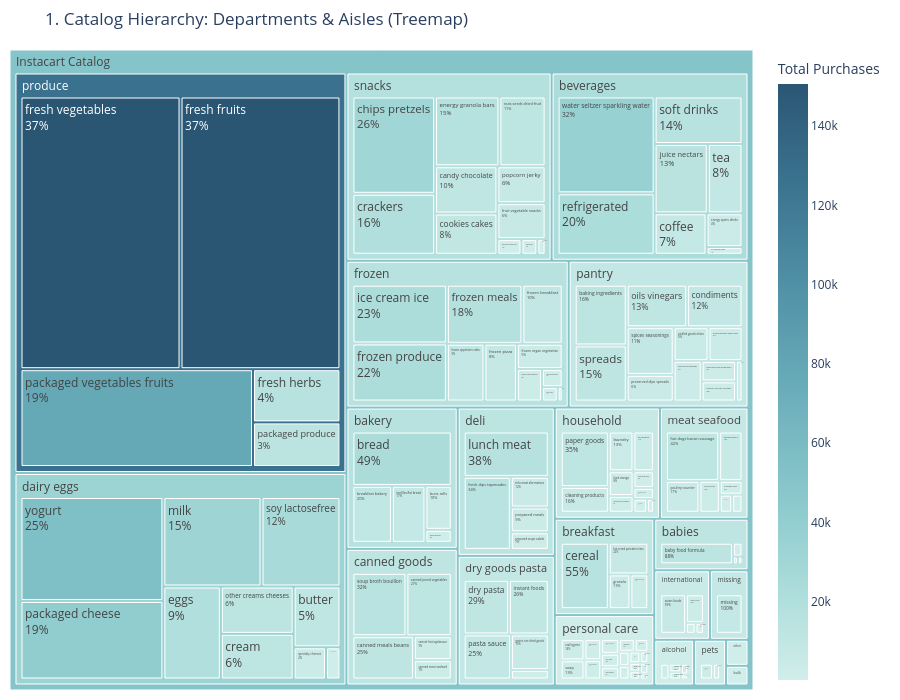

Notebook code cell kept with this figure:
### Code cell
print("Loading Instacart Data...")
df = load_instacart_data()

print("1. Generating Treemap...")
fig1 = plot_department_aisle_treemap(df)
fig1.show()

### Figure 1 — Plotly figure (JSON) as saved in the notebook; plotly's stock layout.template omitted (floating-point values rounded to 4 significant figures; data arrays with more than 128 entries replaced by an {"elided": "..."} marker saying what was removed)
{"data": [{"branchvalues": "total", "customdata": {"elided": "156x1 float values"}, "domain": {"x": [0, 1], "y": [0, 1]}, "hovertemplate": "labels=%{label}<br>Total Purchases_sum=%{value}<br>parent=%{parent}<br>id=%{id}<br>Total Purchases=%{color}<extra></extra>", "ids": {"elided": "156 str values"}, "labels": {"elided": "156 str values"}, "marker": {"coloraxis": "coloraxis", "colors": {"elided": "156 float values"}}, "name": "", "parents": {"elided": "156 str values"}, "textinfo": "label+percent parent", "type": "treemap", "values": {"elided": "156 float values"}}], "layout": {"coloraxis": {"colorbar": {"title": {"text": "Total Purchases"}}, "colorscale": [[0, "rgb(209, 238, 234)"], [0.1667, "rgb(168, 219, 217)"], [0.3333, "rgb(133, 196, 201)"], [0.5, "rgb(104, 171, 184)"], [0.6667, "rgb(79, 144, 166)"], [0.8333, "rgb(59, 115, 143)"], [1, "rgb(42, 86, 116)"]]}, "height": 700, "legend": {"tracegroupgap": 0}, "margin": {"b": 10, "l": 10, "r": 10, "t": 50}, "title": {"text": "1. Catalog Hierarchy: Departments & Aisles (Treemap)"}}}
